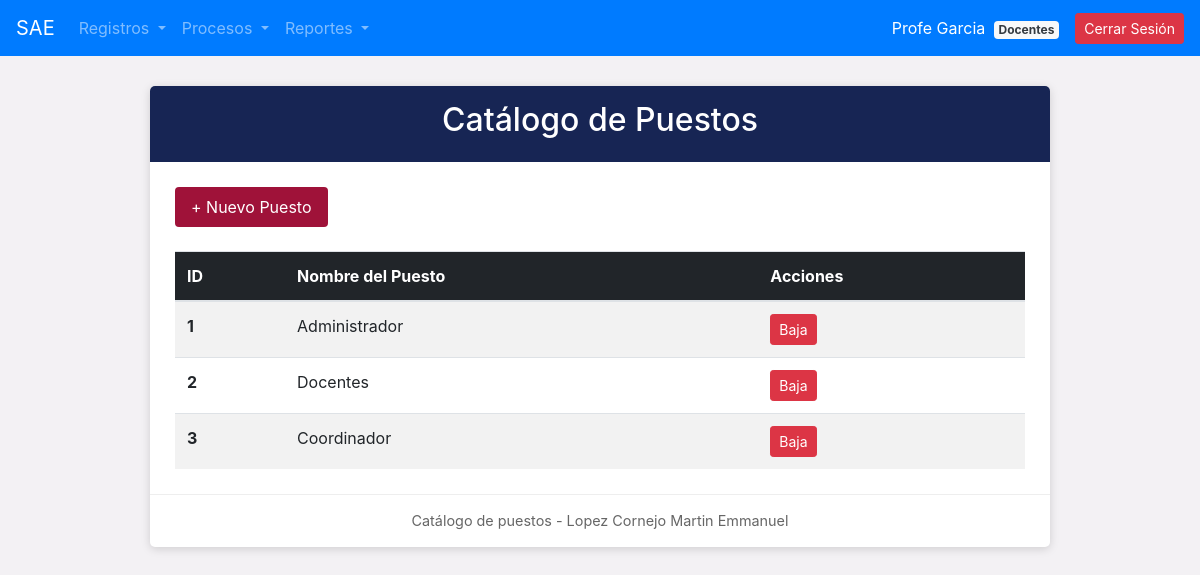
Screenshot of /crude/crude_puestos.php (signed in) with the database file from the repository.
### tables this page shows
CREATE TABLE `puestos` (
  `id_puesto` int(11) NOT NULL,
  `nombre_puesto` varchar(100) NOT NULL,
  `estatus_puesto` varchar(10) DEFAULT 'ALTA'
);

### crude/crude_puestos.php (the view, shortened to what this page needs)
<?php
include_once("../conexion.php");
include_once("../navegacion/nav.php");
$resultado = $conexion->query("SELECT id_puesto, nombre_puesto FROM puestos WHERE estatus_puesto = 'ALTA'");
?>
<!DOCTYPE html>
<html lang="es">
<head>
</head>
<body>
<div class="container">
    <div class="formulario">
        <div class="titulo"><h2>Catálogo de Puestos</h2></div>
        <div class="contenido">
            <div class="mb-4">
                <a href="../registro/reg_puesto.php" class="btn-sae">+ Nuevo Puesto</a>
            </div>
            <div class="table-responsive">
                <table class="table table-striped table-hover align-middle m-0">
                    <thead style="background-color: #212529; color: white;">
                        <tr>
                            <th>ID</th>
                            <th>Nombre del Puesto</th>
                            <th>Acciones</th>
                        </tr>
                    </thead>
                    <tbody>
                        <?php if ($resultado && $resultado->num_rows > 0): ?>
                            <?php while($row = $resultado->fetch_assoc()): ?>
                            <tr>
                                <td><b><?php echo $row['id_puesto']; ?></b></td>
                                <td><?php echo htmlspecialchars($row['nombre_puesto']); ?></td>
                                <td>
                                    <a href="crude_puestos.php?baja=<?php echo $row['id_puesto']; ?>" class="btn btn-danger btn-sm" onclick="return confirm('¿Dar de baja este puesto?');">Baja</a>
                                </td>
                            </tr>
                            <?php endwhile; ?>
                        <?php else: ?>
                            <tr><td colspan="3" class="text-center py-3 text-muted">No hay puestos activos.</td></tr>
                        <?php endif; ?>
                    </tbody>
                </table>
            </div>
        </div>
        <div class="pie">Catálogo de puestos - Lopez Cornejo Martin Emmanuel</div>
    </div>
</div>
</body>
</html>

### crude/crude_puestos.php (style rules this page uses)
body { background-color: #f3f1f4; }
.formulario { background-color: white; max-width: 900px; margin: 30px auto; border-radius: 5px; box-shadow: 0 2px 10px rgba(0,0,0,0.15); overflow: hidden; }
.titulo { background-color: #172554; color: white; padding: 15px; text-align: center; }
.contenido { padding: 25px; }
.btn-sae { background-color: #9f1239; color: white; border: none; padding: 8px 16px; border-radius: 4px; text-decoration: none; display: inline-block; }
.pie { text-align: center; padding: 15px; color: #666; font-size: 0.9rem; border-top: 1px solid #eee; }

### rows the page displays
puestos: id_puesto "1", nombre_puesto "Administrador"
puestos: id_puesto "2", nombre_puesto "Docentes"
puestos: id_puesto "3", nombre_puesto "Coordinador"

### other values shown
$_SESSION['nombre_usuario'] "Profe Garcia"
$_SESSION['nombre_puesto'] "Docentes"
